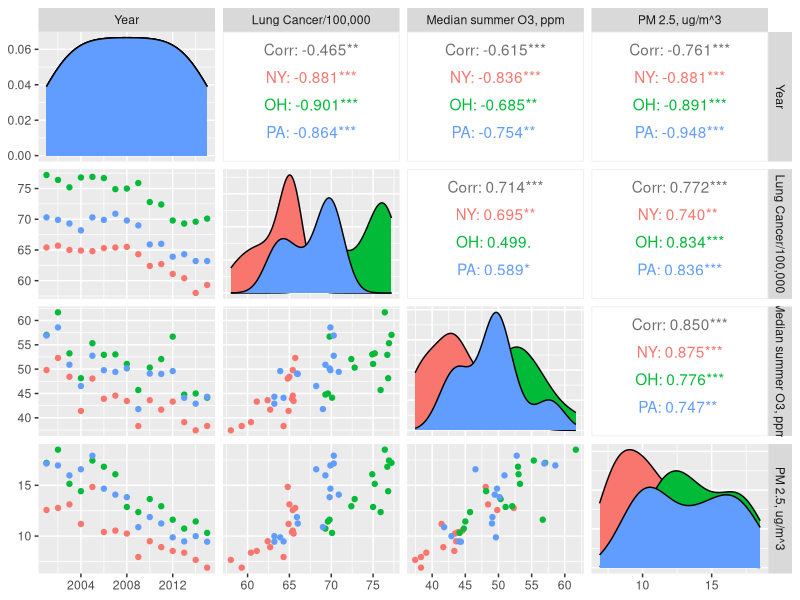
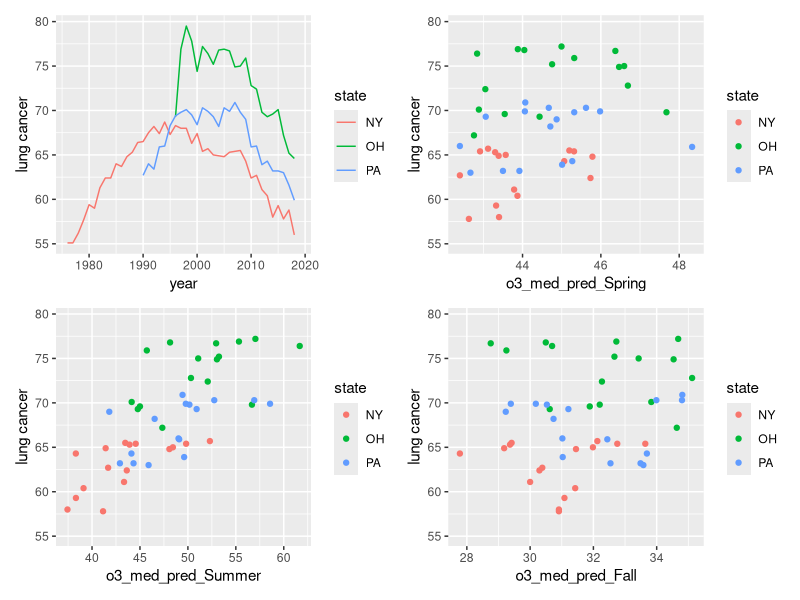
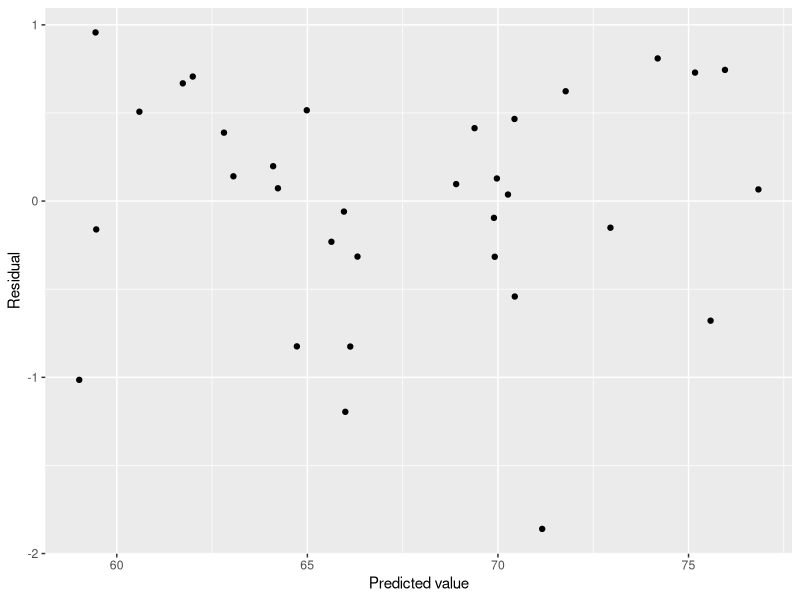
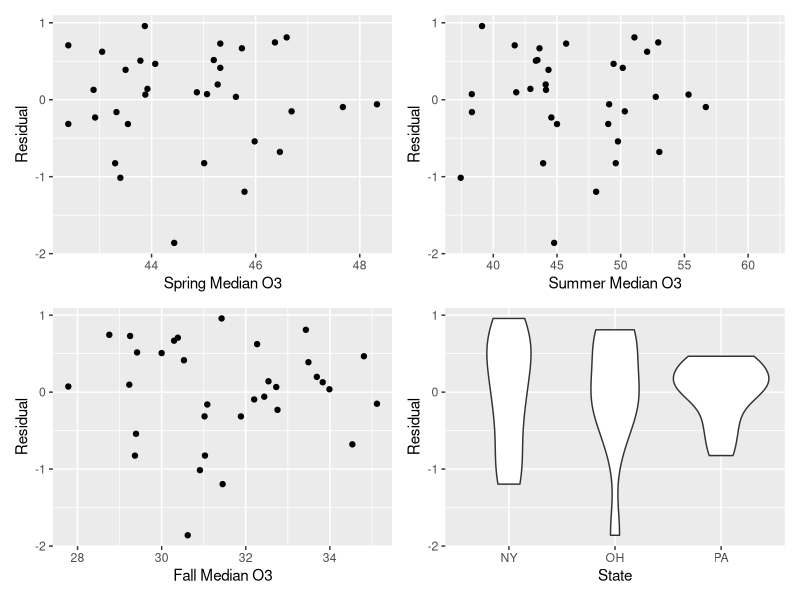
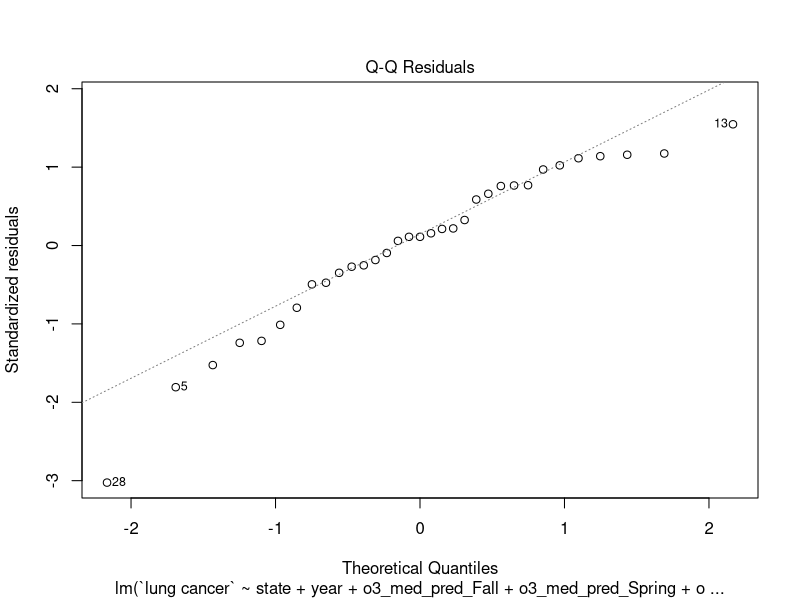
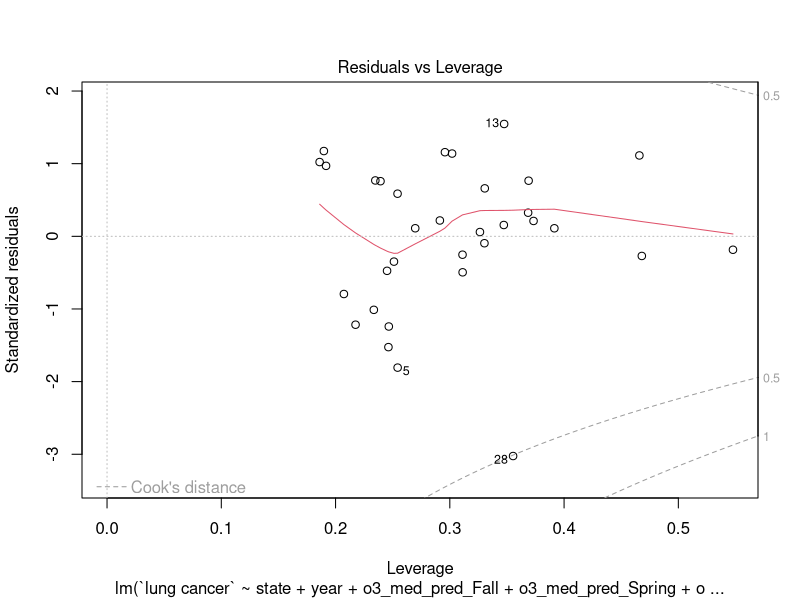
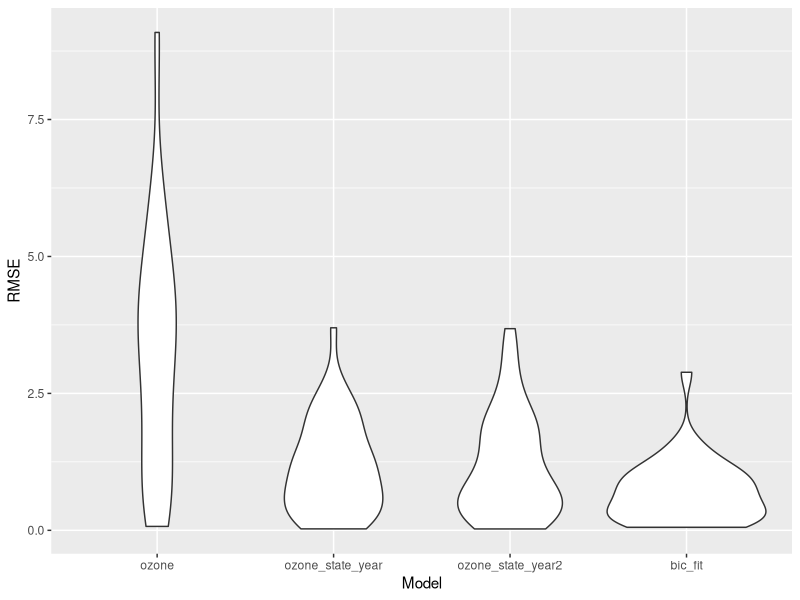

These charts were generated, in order, by the following R code:
## ---- chunk 1
library(tidyverse)

outcomes_state <- read_csv("data/lc_mel_asthma_state.csv")
outcomes_county <- read_csv("data/lc_mel_asthma_county.csv")
ap_uv <- read_csv("ap/ap_uv/apuv.csv")

#State-level analysis - fewer predictors
ap_uv_state_slim <- ap_uv %>%
  select(-c(countyfips, county,
            pm25_max_pred, pm25_mean_pred, pm25_pop_pred,
            o3_max_pred, o3_mean_pred, o3_pop_pred,
            i310, i305, i380, edr)) %>%
  group_by(state, year, season) %>%
  #Take medians across county for each season
  summarize(across(pm25_med_pred:edd, median)) %>%
  pivot_wider(names_from = season, values_from = pm25_med_pred:edd)

#State-level analysis - more predictors
ap_uv_state <- ap_uv %>%
  select(-c(countyfips, county)) %>%
  group_by(state, year, season) %>%
  #Take medians across county for each season
  summarize(across(pm25_max_pred:i380, median)) %>%
  pivot_wider(names_from = season, values_from = pm25_max_pred:i380)

outcomes_wider_state <- outcomes_state %>%
  pivot_wider(names_from = outcome, values_from = age_adjusted_incidence_rate)
  
state_analysis <- left_join(outcomes_wider_state, ap_uv_state_slim)

#Check for correlations
state_analysis_corr <- state_analysis %>% 
  select(`lung cancer`:edd_Winter) %>% 
  do(as.data.frame(cor(., method="pearson", use="pairwise.complete.obs"))) %>%
  knitr::kable()
## ---- chunk 2
library(GGally)

state_analysis %>%
  filter(year %in% 2001:2015) %>%
  ggpairs(columns = c("year","lung cancer", "o3_med_pred_Summer", "pm25_med_pred_Summer"),
          mapping = aes(group = state, color = state),
          columnLabels = c("Year", "Lung Cancer/100,000","Median summer O3, ppm", "PM 2.5, ug/m^3"))

  
state_plot <- state_analysis %>%
  ggplot(aes(x = year, y = `lung cancer`, group = state, color = state)) +
  geom_path()

spring_plot <- state_analysis %>%
  ggplot(aes(x = o3_med_pred_Spring, y = `lung cancer`, group = state, color = state)) +
  geom_point()

summer_plot <- state_analysis %>%
  ggplot(aes(x = o3_med_pred_Summer, y = `lung cancer`, group = state, color = state)) +
  geom_point()

fall_plot <- state_analysis %>%
  ggplot(aes(x = o3_med_pred_Fall, y = `lung cancer`, group = state, color = state)) +
  geom_point()

library(patchwork)
(state_plot + spring_plot) / (summer_plot + fall_plot)
## ---- chunk 3
state_2001_2015 <- state_analysis %>%
  filter(year %in% 2001:2015) %>%
  #exclude asthma, lots of missingness
  select(-asthma)

fit <- lm(`lung cancer` ~ ., data = state_2001_2015)
step_bic <- step(fit, trace = 0, k = log(nobs(fit)), direction = "backward")
summary(step_bic)
## ---- chunk 4
lung_fit <- state_2001_2015 %>%
  modelr::add_residuals(step_bic) %>%
  modelr::add_predictions(step_bic)

lung_fit %>%
  ggplot(aes(x = pred, y = resid)) + geom_point() + labs(x = "Predicted value", y = "Residual")
## ---- chunk 5
spring_resid <- lung_fit %>%
  ggplot(aes(x = o3_med_pred_Spring, y = resid)) + geom_point() + labs(x = "Spring Median O3",
                                                          y = "Residual")
summer_resid <- lung_fit %>%
  ggplot(aes(x = o3_med_pred_Summer, y = resid)) + geom_point() + labs(x = "Summer Median O3", y = "Residual")

fall_resid <- lung_fit %>%
  ggplot(aes(x = o3_med_pred_Fall, y = resid)) + geom_point() + labs(x = "Fall Median O3", y = "Residual")

state_resid <- lung_fit %>%
  ggplot(aes(x = state, y = resid)) + geom_violin() + labs(x = "State", y = "Residual")

(spring_resid + summer_resid) / (fall_resid + state_resid)
## ---- chunk 6
plot(step_bic, which = 2)
## ---- chunk 7
plot(step_bic, which = 5)
## ---- chunk 8
library(modelr)
set.seed(15)
cv_df <- crossv_loo(state_2001_2015)
    
cv_df <- cv_df %>% 
  mutate(
    #Ozone only
    ozone  = map(train, ~lm(`lung cancer` ~ o3_med_pred_Spring + o3_med_pred_Summer +
                              o3_med_pred_Fall, data = .x)),
    #Ozone with year and state
    ozone_state_year  = map(train, ~lm(`lung cancer` ~ o3_med_pred_Spring + o3_med_pred_Summer +
                                         o3_med_pred_Fall + year + state, data = .x)),
    #Ozone with year and state with time interactions
    ozone_state_year2  = map(train, ~lm(`lung cancer` ~ year*(o3_med_pred_Spring +
                                                              o3_med_pred_Summer +
                                                              o3_med_pred_Fall) + year + state +
                                                              year*state, data = .x)),
    
    #BIC model
    bic_fit = map(train, ~lm(`lung cancer` ~ state + year + o3_med_pred_Fall +
                               o3_med_pred_Spring + o3_med_pred_Summer + edd_Fall + edd_Spring +
                               edd_Summer, data = .x))) %>% 
  mutate(
    rmse_ozone = map2_dbl(ozone, test, ~rmse(model = .x, data = .y)),
    rmse_ozone_state_year = map2_dbl(ozone_state_year, test, ~rmse(model = .x, data = .y)),
    rmse_ozone_state_year2 = map2_dbl(ozone_state_year2, test, ~rmse(model = .x, data = .y)),
    rmse_bic_fit = map2_dbl(bic_fit, test, ~rmse(model = .x, data = .y)))

cv_df %>% 
  select(starts_with("rmse")) %>% 
  pivot_longer(
    everything(),
    names_to = "model", 
    values_to = "rmse",
    names_prefix = "rmse_") %>% 
  mutate(model = fct_inorder(model)) %>% 
  ggplot(aes(x = model, y = rmse)) + geom_violin() + labs(x = "Model", y = "RMSE")
